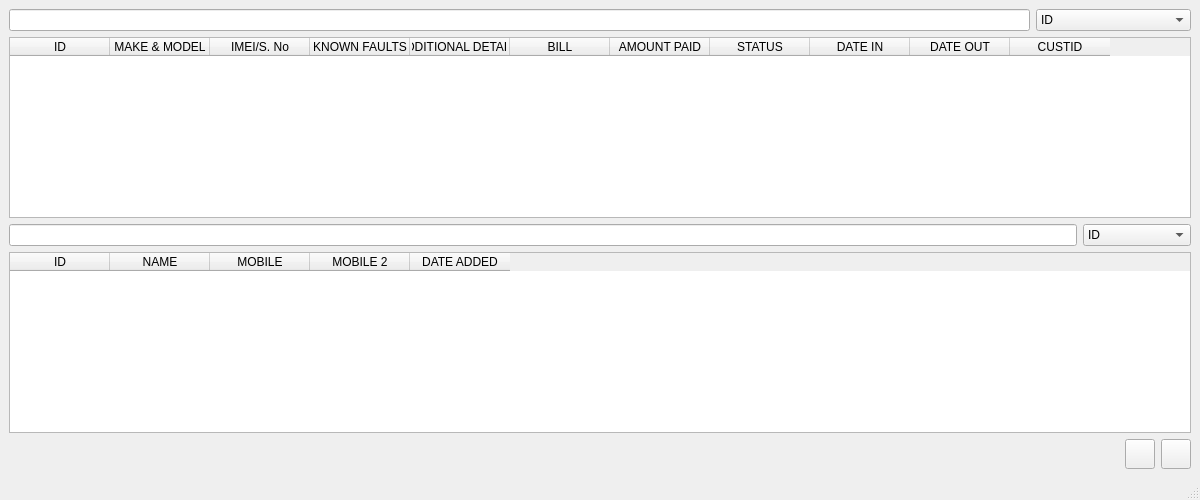
<?xml version="1.0" encoding="UTF-8"?>
<ui version="4.0">
 <class>searchForm</class>
 <widget class="QMainWindow" name="searchForm">
  <property name="windowModality">
   <enum>Qt::WindowModal</enum>
  </property>
  <property name="geometry">
   <rect>
    <x>0</x>
    <y>0</y>
    <width>1200</width>
    <height>500</height>
   </rect>
  </property>
  <property name="minimumSize">
   <size>
    <width>1200</width>
    <height>0</height>
   </size>
  </property>
  <property name="windowTitle">
   <string>SEARCH</string>
  </property>
  <property name="windowIcon">
   <iconset resource="custom.qrc">
    <normaloff>:/icons/images/icons/search.png</normaloff>:/icons/images/icons/search.png</iconset>
  </property>
  <widget class="QWidget" name="centralwidget">
   <layout class="QVBoxLayout" name="verticalLayout">
    <item>
     <layout class="QHBoxLayout" name="horizontalLayout">
      <property name="topMargin">
       <number>0</number>
      </property>
      <item>
       <widget class="QLineEdit" name="lineEditItemSearch"/>
      </item>
      <item>
       <widget class="QComboBox" name="comboBoxItemSearch">
        <item>
         <property name="text">
          <string>ID</string>
         </property>
        </item>
        <item>
         <property name="text">
          <string>MAKE &amp; MODEL</string>
         </property>
        </item>
        <item>
         <property name="text">
          <string>IMEI/S.No</string>
         </property>
        </item>
        <item>
         <property name="text">
          <string>KNOWN FAULTS</string>
         </property>
        </item>
        <item>
         <property name="text">
          <string>ADDITIONAL DETAILS</string>
         </property>
        </item>
        <item>
         <property name="text">
          <string>BILL</string>
         </property>
        </item>
        <item>
         <property name="text">
          <string>AMOUNT PAID</string>
         </property>
        </item>
        <item>
         <property name="text">
          <string>STATUS</string>
         </property>
        </item>
        <item>
         <property name="text">
          <string>DATE IN</string>
         </property>
        </item>
        <item>
         <property name="text">
          <string>DATE OUT</string>
         </property>
        </item>
       </widget>
      </item>
     </layout>
    </item>
    <item>
     <widget class="QTableWidget" name="tableWidgetItemSearch">
      <property name="selectionMode">
       <enum>QAbstractItemView::SingleSelection</enum>
      </property>
      <property name="selectionBehavior">
       <enum>QAbstractItemView::SelectRows</enum>
      </property>
      <column>
       <property name="text">
        <string>ID</string>
       </property>
      </column>
      <column>
       <property name="text">
        <string>MAKE &amp; MODEL</string>
       </property>
      </column>
      <column>
       <property name="text">
        <string>IMEI/S. No</string>
       </property>
      </column>
      <column>
       <property name="text">
        <string>KNOWN FAULTS</string>
       </property>
      </column>
      <column>
       <property name="text">
        <string>ADDITIONAL DETAILS</string>
       </property>
      </column>
      <column>
       <property name="text">
        <string>BILL</string>
       </property>
      </column>
      <column>
       <property name="text">
        <string>AMOUNT PAID</string>
       </property>
      </column>
      <column>
       <property name="text">
        <string>STATUS</string>
       </property>
      </column>
      <column>
       <property name="text">
        <string>DATE IN</string>
       </property>
      </column>
      <column>
       <property name="text">
        <string>DATE OUT</string>
       </property>
      </column>
      <column>
       <property name="text">
        <string>CUSTID</string>
       </property>
      </column>
     </widget>
    </item>
    <item>
     <layout class="QHBoxLayout" name="horizontalLayout_2">
      <property name="topMargin">
       <number>0</number>
      </property>
      <item>
       <widget class="QLineEdit" name="lineEditCustomerSearch"/>
      </item>
      <item>
       <widget class="QComboBox" name="comboBoxCustomerSearch">
        <item>
         <property name="text">
          <string>ID</string>
         </property>
        </item>
        <item>
         <property name="text">
          <string>NAME</string>
         </property>
        </item>
        <item>
         <property name="text">
          <string>MOBILE</string>
         </property>
        </item>
        <item>
         <property name="text">
          <string>DATE ADDED</string>
         </property>
        </item>
       </widget>
      </item>
     </layout>
    </item>
    <item>
     <widget class="QTableWidget" name="tableWidgetCustomerSearch">
      <property name="selectionMode">
       <enum>QAbstractItemView::SingleSelection</enum>
      </property>
      <property name="selectionBehavior">
       <enum>QAbstractItemView::SelectRows</enum>
      </property>
      <column>
       <property name="text">
        <string>ID</string>
       </property>
      </column>
      <column>
       <property name="text">
        <string>NAME</string>
       </property>
      </column>
      <column>
       <property name="text">
        <string>MOBILE</string>
       </property>
      </column>
      <column>
       <property name="text">
        <string>MOBILE 2</string>
       </property>
      </column>
      <column>
       <property name="text">
        <string>DATE ADDED</string>
       </property>
      </column>
     </widget>
    </item>
    <item>
     <layout class="QHBoxLayout" name="horizontalLayout_3">
      <property name="topMargin">
       <number>0</number>
      </property>
      <item>
       <spacer name="horizontalSpacer">
        <property name="orientation">
         <enum>Qt::Horizontal</enum>
        </property>
        <property name="sizeHint" stdset="0">
         <size>
          <width>40</width>
          <height>20</height>
         </size>
        </property>
       </spacer>
      </item>
      <item>
       <widget class="QPushButton" name="pushButtonAddItem">
        <property name="minimumSize">
         <size>
          <width>30</width>
          <height>30</height>
         </size>
        </property>
        <property name="maximumSize">
         <size>
          <width>30</width>
          <height>30</height>
         </size>
        </property>
        <property name="text">
         <string/>
        </property>
        <property name="icon">
         <iconset resource="custom.qrc">
          <normaloff>:/icons/images/icons/plus.svg</normaloff>:/icons/images/icons/plus.svg</iconset>
        </property>
       </widget>
      </item>
      <item>
       <widget class="QPushButton" name="pushButtonSave">
        <property name="minimumSize">
         <size>
          <width>0</width>
          <height>30</height>
         </size>
        </property>
        <property name="maximumSize">
         <size>
          <width>30</width>
          <height>30</height>
         </size>
        </property>
        <property name="text">
         <string/>
        </property>
        <property name="icon">
         <iconset resource="custom.qrc">
          <normaloff>:/icons/images/icons/save.png</normaloff>:/icons/images/icons/save.png</iconset>
        </property>
       </widget>
      </item>
     </layout>
    </item>
   </layout>
  </widget>
  <widget class="QMenuBar" name="menubar">
   <property name="geometry">
    <rect>
     <x>0</x>
     <y>0</y>
     <width>1200</width>
     <height>21</height>
    </rect>
   </property>
  </widget>
  <widget class="QStatusBar" name="statusbar"/>
 </widget>
 <resources>
  <include location="custom.qrc"/>
 </resources>
 <connections/>
</ui>
